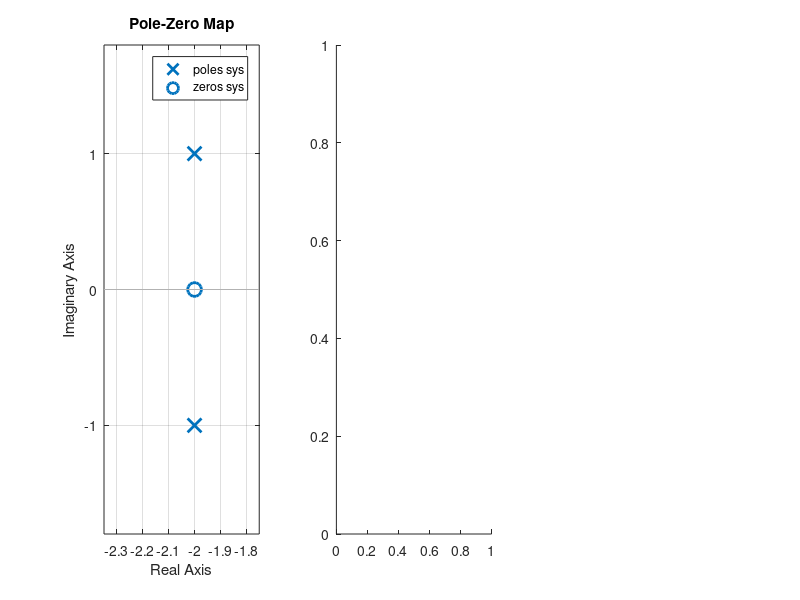

Write MATLAB code to recreate this figure. (Note: this script raises an error after producing the figure.)
b = [1 2];
a = [1 4 5];
sys = tf(b,a);
subplot(1,3,1),pzmap(sys);
subplot(1,3,2),step(b,a);
subplot(1,3,3),impulse(b,a);